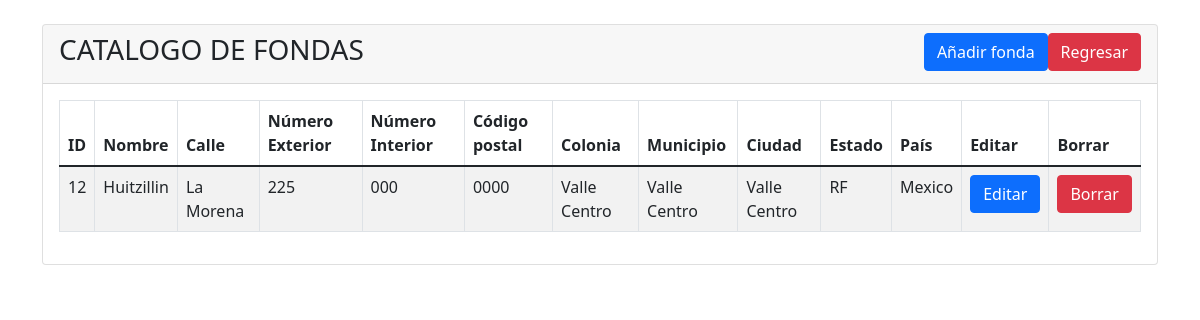
Screenshot of /fondas.php with the database file from the repository.
### tables this page shows
CREATE TABLE `catalogo` (
  `nombre_id` int(11) NOT NULL,
  `nombre` varchar(50) NOT NULL,
  `calle` varchar(70) NOT NULL,
  `numero_exterior` varchar(15) NOT NULL,
  `numero_interior` varchar(15) NOT NULL,
  `codigo_postal` varchar(10) NOT NULL,
  `colonia` varchar(50) NOT NULL,
  `municipio` varchar(50) NOT NULL,
  `ciudad` varchar(50) NOT NULL,
  `estado` varchar(50) NOT NULL,
  `pais` varchar(50) NOT NULL
);

### fondas.php (the view, shortened to what this page needs)
<?php include('header.php');
include('db.php');
?>
<div class="container">
    <div class0"row">
        <div class="col-md-12 mt-4">
            <div class="card">
                <div class="card-header">
                    <h3>CATALOGO DE FONDAS
                    <a href="index.php" class="btn btn-danger float-end">Regresar</a>
                    <a href="fonda-add.php" class="btn btn-primary float-end">Añadir fonda</a>
                    </h3>
                </div>
                <div class="card-body">
                    <table class="table table-bordered table-striped">
                        <thead>
                            <tr>
                                <th>ID</th>
                                <th>Nombre</th>
                                <th>Calle</th>
                                <th>Número Exterior</th>
                                <th>Número Interior</th>
                                <th>Código postal</th>
                                <th>Colonia</th>
                                <th>Municipio</th>
                                <th>Ciudad</th>
                                <th>Estado</th>
                                <th>País</th>
                                <th>Editar</th>
                                <th>Borrar</th>
                            </tr>
                        </thead>
                        <tbody>
                            <?php
                            $query = "SELECT * FROM catalogo";
                            $statement = $conn->prepare($query);
                            $statement->execute();
                            $statement->setFetchMode(PDO::FETCH_OBJ);
                            $result = $statement->fetchAll();
                            if($result)
                            {
                                foreach($result as $row)
                                {
                                    ?>
                                    <tr>
                                        <td><?= $row->nombre_id; ?></td>
                                        <td><?= $row->nombre; ?></td>
                                        <td><?= $row->calle; ?></td>
                                        <td><?= $row->numero_exterior; ?></td>
                                        <td><?= $row->numero_interior; ?></td>
                                        <td><?= $row->codigo_postal; ?></td>
                                        <td><?= $row->colonia; ?></td>
                                        <td><?= $row->municipio; ?></td>
                                        <td><?= $row->ciudad; ?></td>
                                        <td><?= $row->estado; ?></td>
                                        <td><?= $row->pais; ?></td>
                                        <td>
                                            <a href="fonda-edit.php?nombre_id=<?= $row->nombre_id; ?>" class="btn btn-primary">Editar</a>
                                        </td>
                                        <td>
                                            <form action="procesar.php" method="POST">
                                                <button type="submit" name="delete_fonda" value="<?=$row->nombre_id;?>" class="btn btn-danger">Borrar</button>
                                            </form>
                                        </td>
                                    </tr>
                                    <?php
                                }
                            }
                            else
                            {
                                ?>
                                <tr>
                                    <td colspan="11">No se encontraron resultados</td>
                                </tr>
                                <?php
                            }
                            ?>
                        </tbody>
                    </table>
                </div>
            </div>
        </div>
    </div>
</div>
<?php include('footer.php'); ?>

### header.php (shortened to what this page needs)
<!doctype html>
<html lang="en">
  <head>
    <link href="https://cdn.jsdelivr.net/npm/bootstrap@5.1.3/dist/css/bootstrap.min.css" rel="stylesheet">
  </head>
  <body>

### footer.php (shortened to what this page needs)
  </body>
</html>

### rows the page displays
catalogo: nombre_id "12", nombre "Huitzillin", calle "La Morena", numero_exterior "225", numero_interior "000", codigo_postal "0000", colonia "Valle Centro", municipio "Valle Centro", ciudad "Valle Centro", estado "RF", pais "Mexico"
